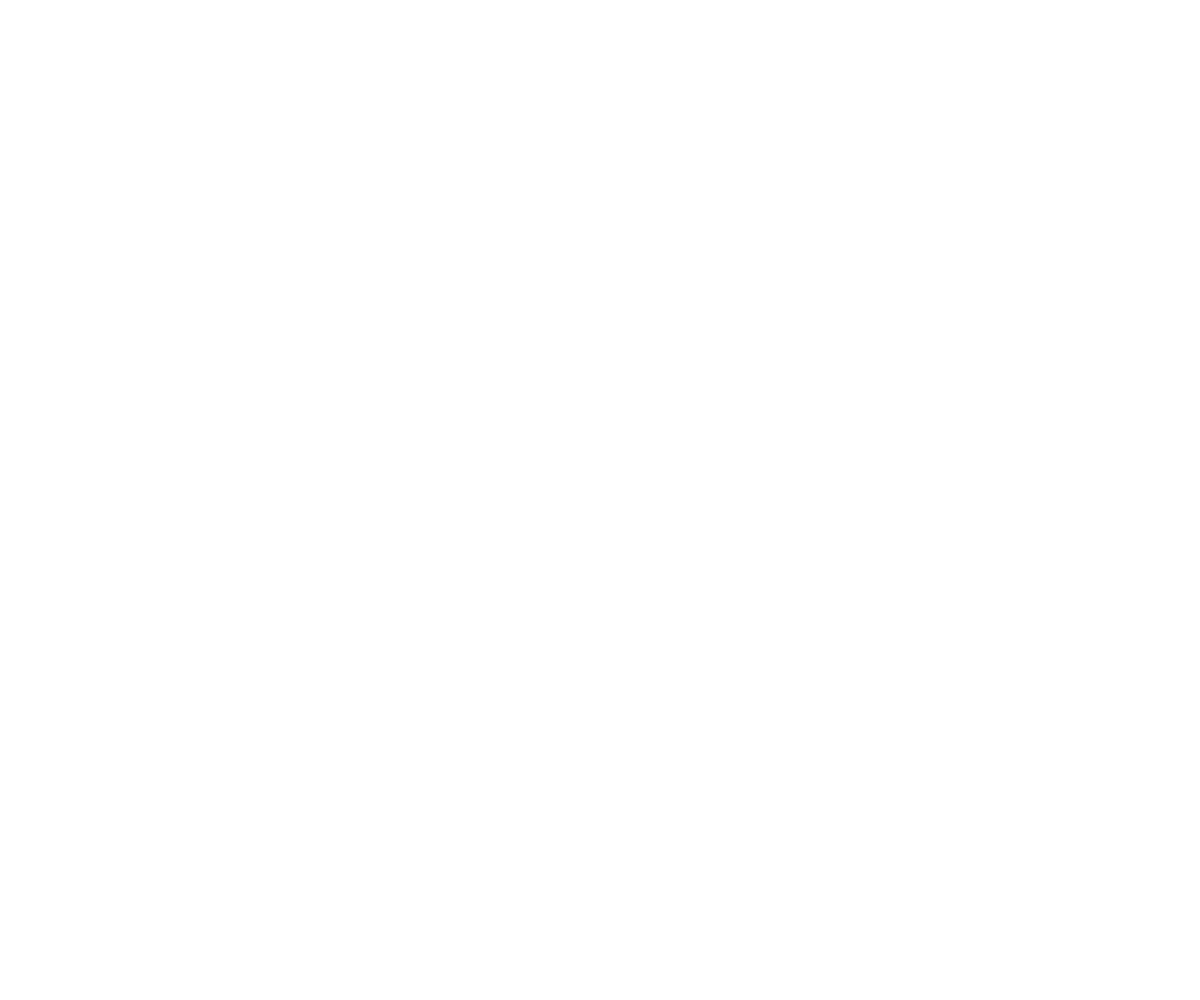
Frame 1 (no input)
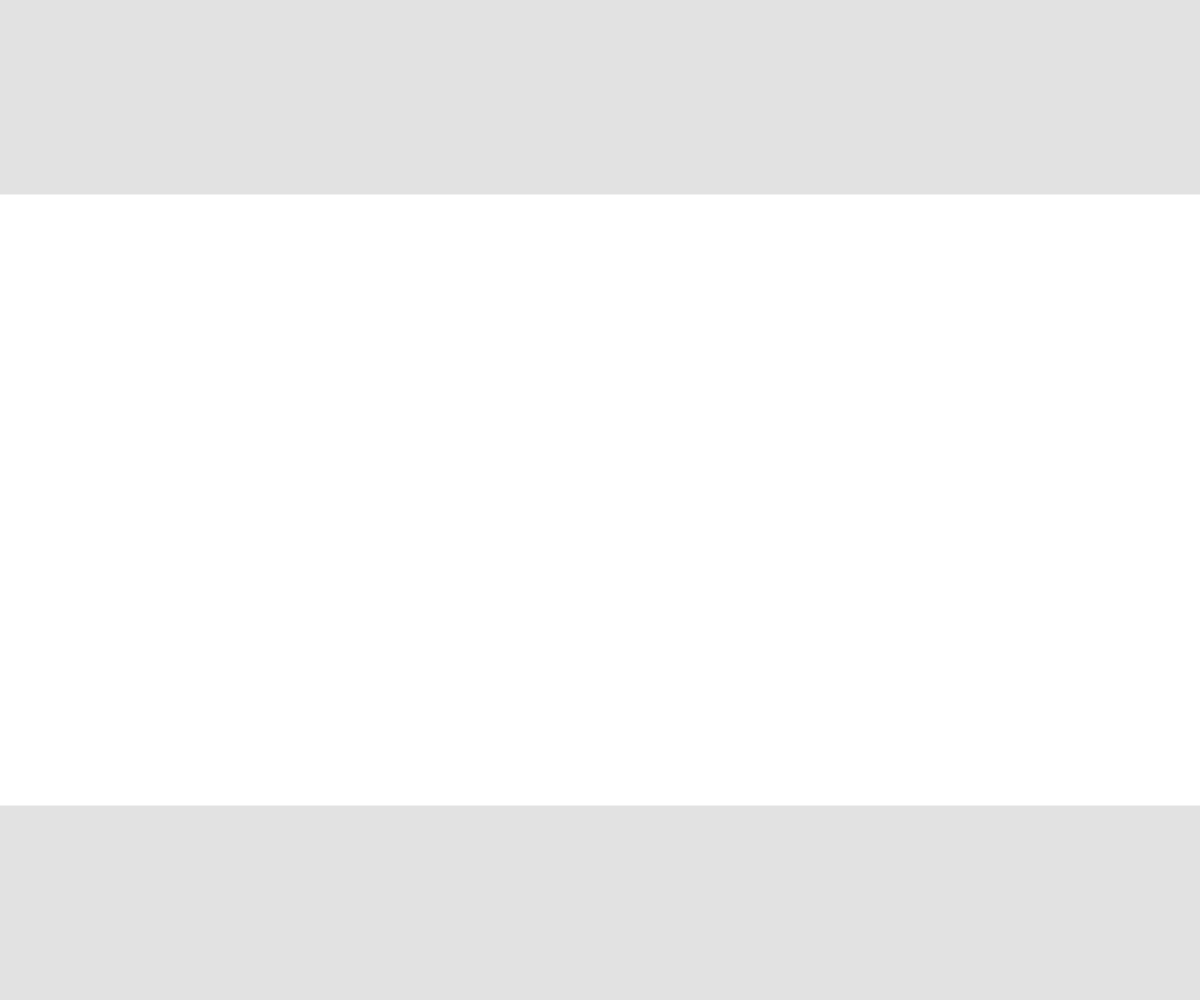
Frame 60 (no input)
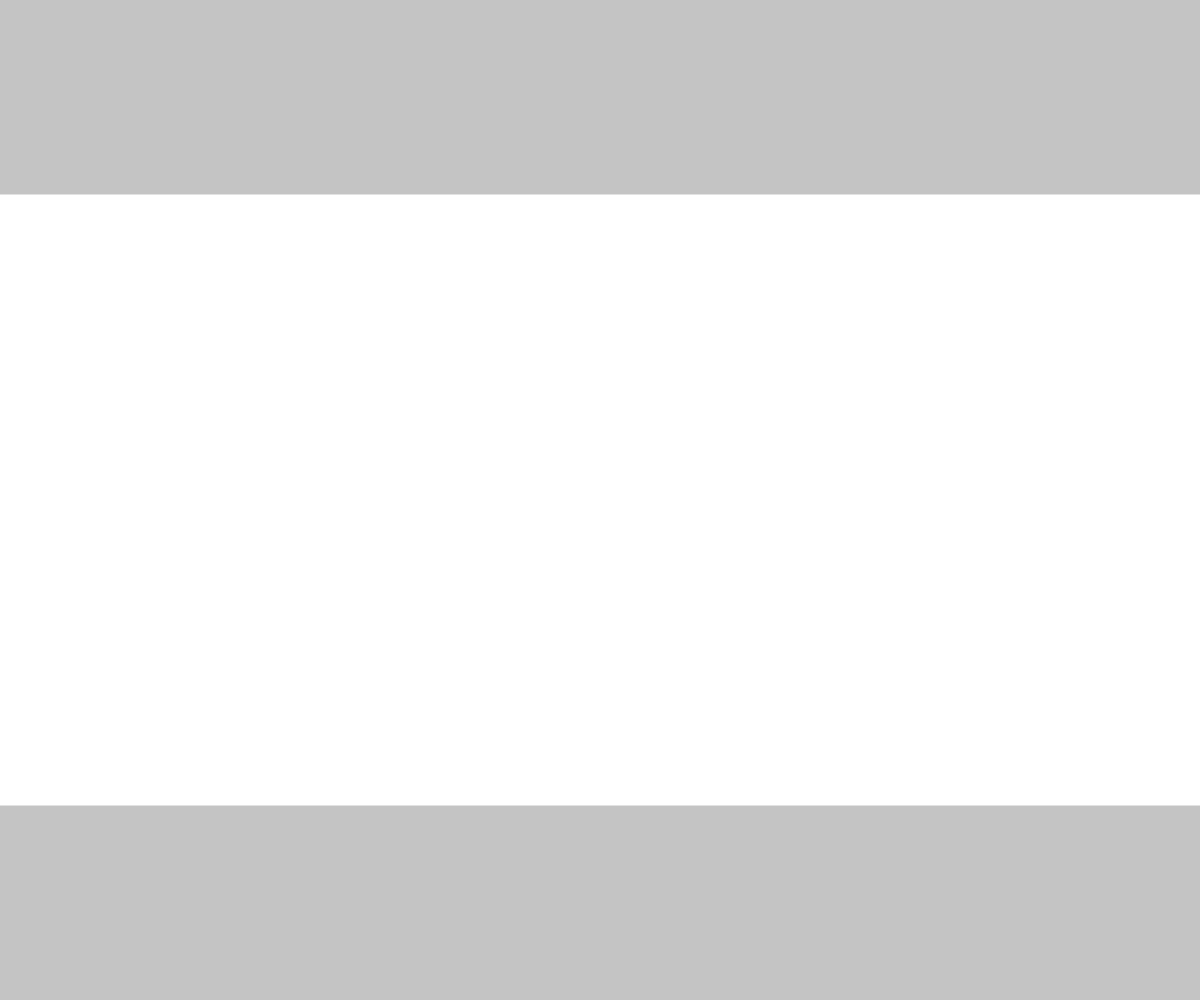
Frame 120 (the mouse pressed at the canvas centre since frame 60)

The p5.js sketch that drew these frames (run headless with seeded random() and noise() and a simulated clock; from frame 60 on, the mouse is pressed at the canvas centre):

// p5.js sketch
// ── sketch.js
let b1, b2;
let b1speed, b2speed;
let speed = 5;
let low = 0;
let high = 255;
let a = low;
let aspeed = 0.5;
let bg = high;
let m = 120;
let limit;
let anchor;
let go = true;

function setup() {
  createCanvas(windowWidth, windowHeight);
  noStroke();
  noCursor();
  randomSeed(0);
  reset();
}

function reset() {
  console.log("RESET");
  limit = height;
  anchor = width;
  a = low;
  b1 = limit * random(0.1, 0.5);
  b2 = limit - b1;
  b1speed = random(-speed, speed); //random(1) > 0.5 ? -speed : speed;
  // Go the opposite way
  b2speed = random(-speed, speed); //b1speed > 0 ? -speed : speed;
}

function draw() {
  background(bg);
  // Is the background white or black?
  // Make it the oppposite color
  fill(bg > low ? low : high, a);
  rect(0, 0, anchor, b1);
  rect(0, b2, anchor, limit - b2);
  a += aspeed;
  // If fully faded in
  if (a > high + m || a < low - m) {
    b1 += b1speed;
    b2 += b2speed;
    if ((b1 > limit || b1 < 0) && (b2 > limit || b2 < 0)) {
      if (b1 > limit || b2 < 0) {
        // If the background was white, make it black
        bg = bg > low ? low : high;
        console.log(bg);
      }
      reset();
    }
  }
}

function keyPressed() {
  switch(keyCode) {
    case ENTER:
      reset();
      break;
    case 32:
      go = !go;
      if(go) loop();
      else noLoop();
      break;
  }
}
